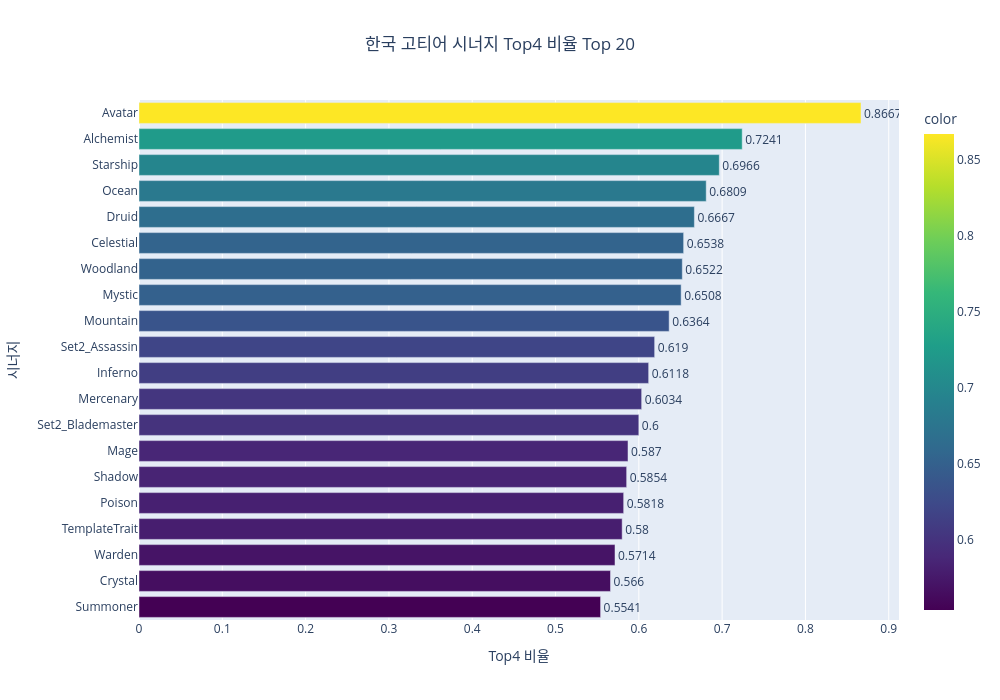

Write notebook code for a chart like this one.
### Code cell
# 1. 필수 라이브러리 (한 번만 실행)
import pandas as pd
import plotly.express as px
import plotly.graph_objects as go
from plotly.subplots import make_subplots
import numpy as np

# 시각화 1: 한국 고티어 시너지 Top4 비율 Top 20
trait_winrate = df_trait[df_trait['is_top4']].groupby('trait').size() / df_trait.groupby('trait').size()
trait_winrate = trait_winrate.sort_values(ascending=False).head(20).round(4)

fig1 = px.bar(
    y=trait_winrate.index,
    x=trait_winrate.values,
    orientation='h',
    title="한국 고티어 시너지 Top4 비율 Top 20",
    labels={'x': 'Top4 비율', 'y': '시너지'},
    color=trait_winrate.values,
    color_continuous_scale='Viridis',
    text=trait_winrate.values
)
fig1.update_traces(textposition='outside')
fig1.update_layout(
    height=700,
    width=1000,
    yaxis={'categoryorder':'total ascending'},
    title_x=0.5,
    showlegend=False
)
fig1.show()

### Figure 1 — Plotly figure (JSON) as saved in the notebook; plotly's stock layout.template omitted (floating-point values rounded to 4 significant figures)
{"data": [{"alignmentgroup": "True", "hovertemplate": "Top4 비율=%{x}<br>시너지=%{y}<br>text=%{text}<br>color=%{marker.color}<extra></extra>", "legendgroup": "", "marker": {"color": [0.8667, 0.7241, 0.6966, 0.6809, 0.6667, 0.6538, 0.6522, 0.6508, 0.6364, 0.619, 0.6118, 0.6034, 0.6, 0.587, 0.5854, 0.5818, 0.58, 0.5714, 0.566, 0.5541], "coloraxis": "coloraxis", "pattern": {"shape": ""}}, "name": "", "offsetgroup": "", "orientation": "h", "showlegend": false, "text": [0.8667, 0.7241, 0.6966, 0.6809, 0.6667, 0.6538, 0.6522, 0.6508, 0.6364, 0.619, 0.6118, 0.6034, 0.6, 0.587, 0.5854, 0.5818, 0.58, 0.5714, 0.566, 0.5541], "textposition": "outside", "type": "bar", "x": [0.8667, 0.7241, 0.6966, 0.6809, 0.6667, 0.6538, 0.6522, 0.6508, 0.6364, 0.619, 0.6118, 0.6034, 0.6, 0.587, 0.5854, 0.5818, 0.58, 0.5714, 0.566, 0.5541], "xaxis": "x", "y": ["Avatar", "Alchemist", "Starship", "Ocean", "Druid", "Celestial", "Woodland", "Mystic", "Mountain", "Set2_Assassin", "Inferno", "Mercenary", "Set2_Blademaster", "Mage", "Shadow", "Poison", "TemplateTrait", "Warden", "Crystal", "Summoner"], "yaxis": "y"}], "layout": {"barmode": "relative", "coloraxis": {"colorbar": {"title": {"text": "color"}}, "colorscale": [[0, "#440154"], [0.1111, "#482878"], [0.2222, "#3e4989"], [0.3333, "#31688e"], [0.4444, "#26828e"], [0.5556, "#1f9e89"], [0.6667, "#35b779"], [0.7778, "#6ece58"], [0.8889, "#b5de2b"], [1, "#fde725"]]}, "height": 700, "legend": {"tracegroupgap": 0}, "showlegend": false, "title": {"text": "한국 고티어 시너지 Top4 비율 Top 20", "x": 0.5}, "width": 1000, "xaxis": {"anchor": "y", "domain": [0, 1], "title": {"text": "Top4 비율"}}, "yaxis": {"anchor": "x", "categoryorder": "total ascending", "domain": [0, 1], "title": {"text": "시너지"}}}}
